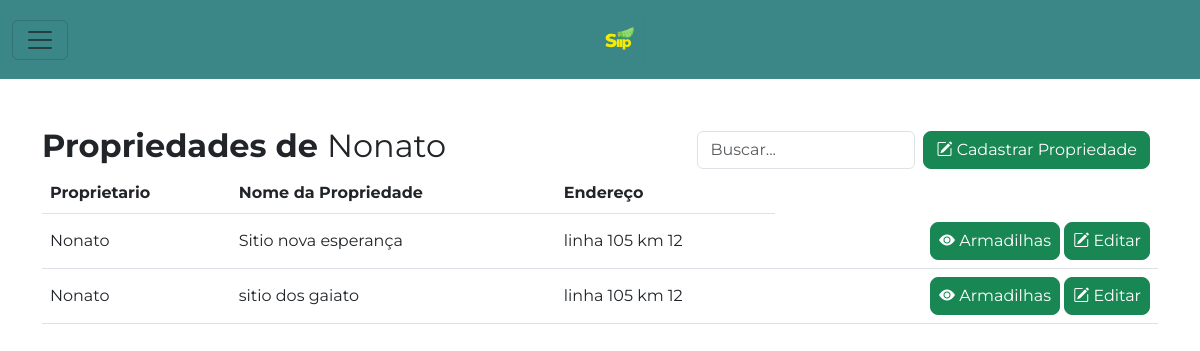
Before: /proprietarios/propriedades/1/ with the older database file.
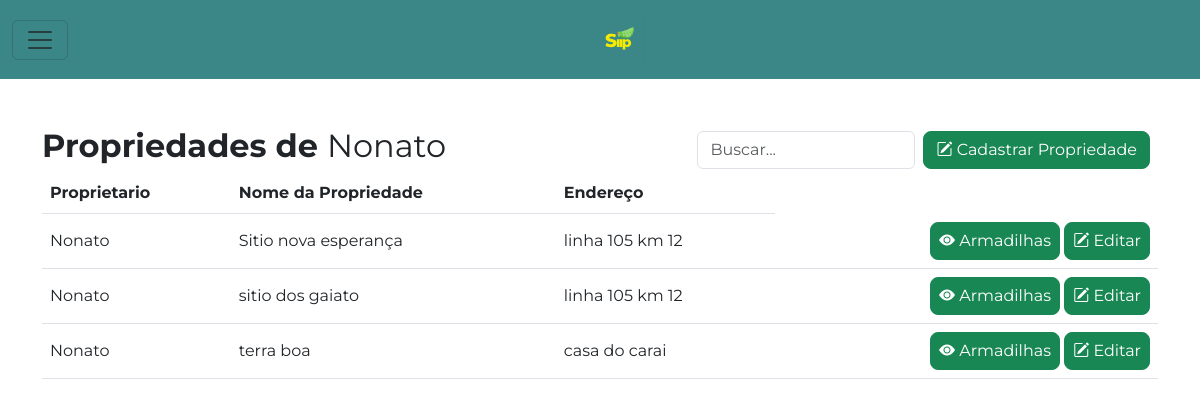
After: the same page with the newer database file.
### inicio/models.py (models this page shows, shortened)
class Propriedade(models.Model):
    proprietario = models.ForeignKey(Proprietario, on_delete=models.CASCADE, related_name='propriedades')
    nome_propriedade = models.CharField(max_length=100)
    endereco = models.CharField(max_length=255)

class Proprietario(models.Model):
    nome = models.CharField(max_length=100)
    imagem = models.ImageField(upload_to='proprietarios/', null=True, blank=True)
    numero_telefone = models.CharField(max_length=15)
    email = models.EmailField(unique=True)
    def __str__(self):
        return self.nome

### propriedades/views.py (the view)
# urls.py: path('propriedades/<int:proprietario_id>/', propriedades, name='propriedades'),
def propriedades(request, proprietario_id):
    proprietario = get_object_or_404(Proprietario, id=proprietario_id)
    propriedades = Propriedade.objects.filter(proprietario=proprietario)
    context = {'proprietario': proprietario, 'propriedades': propriedades}
    return render(request, 'propriedades/propriedades.html', context)

### templates/propriedades/propriedades.html (shortened to what this page needs)
{% extends 'inicio/base.html' %}
{% load static %}
{% block content %}
<div class="container mt-5">
    <div class="d-flex justify-content-between align-items-center">
        <h2 class="fw-bold">Propriedades de
            <span class="fw-normal">{{ proprietario.nome }}</span>
        </h2>
        <div class="d-flex align-items-center">
            <input type="text" class="form-control me-2" placeholder="Buscar...">
            <button type="button" class="btn btn-success me-2 rounded-3 align-self-center flex-shrink-0"
                data-bs-toggle="modal" data-bs-target="#cadastrapropriedade">
                <i class="bi bi-pencil-square"></i> Cadastrar Propriedade
            </button>
        </div>
    </div>
    <table class="table">
        <thead>
            <tr>
                <th scope="col">Proprietario</th>
                <th scope="col">Nome da Propriedade</th>
                <th scope="col">Endereço</th>
            </tr>
        </thead>
        <tbody>
            {% for propriedade in propriedades %}
            <tr>
                <td class="align-middle">{{ propriedade.proprietario }}</td>
                <td class="align-middle">{{ propriedade.nome_propriedade }}</td>
                <td class="align-middle">{{ propriedade.endereco }}</td>
                <td class="text-end align-middle">
                    <a href="{% url 'propriedades' proprietario_id=propriedade.id %}"
                        class="btn btn-success ps-2 pe-2 rounded-3">
                        <i class="bi bi-eye-fill"></i> Armadilhas
                    </a>
                    <button class="btn btn-success ps-2 pe-2 rounded-3"
                        data-bs-target="#editarpropriedade{{ propriedade.id }}" data-bs-toggle="modal">
                        <i class="bi bi-pencil-square"></i> Editar
                    </button>
                </td>
            </tr>
            {% endfor %}
        </tbody>
    </table>
</div>
{% endblock %}

Changed rows visible on the page:
added Propriedade: proprietario "Nonato", nome_propriedade "terra boa", endereco "casa do carai"
